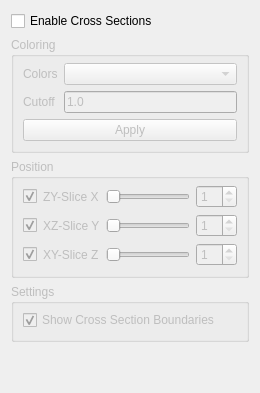
     <widget class="QWidget" name="m_pCrossSectionsTab">
      <attribute name="title">
       <string>Cross Sections</string>
      </attribute>
      <layout class="QVBoxLayout" name="verticalLayout_10">
       <item>
        <widget class="QCheckBox" name="m_pSliceCheckEnable">
         <property name="text">
          <string>Enable Cross Sections</string>
         </property>
         <property name="checked">
          <bool>false</bool>
         </property>
        </widget>
       </item>
       <item>
        <widget class="QWidget" name="m_pSliceControls" native="true">
         <property name="enabled">
          <bool>false</bool>
         </property>
         <layout class="QVBoxLayout" name="verticalLayout_9">
          <property name="margin">
           <number>0</number>
          </property>
          <item>
           <widget class="QGroupBox" name="groupBox_CR_Creation">
            <property name="title">
             <string>Coloring</string>
            </property>
            <layout class="QGridLayout" name="gridLayout_2">
             <property name="topMargin">
              <number>6</number>
             </property>
             <item row="0" column="0">
              <widget class="QLabel" name="TextLabel03">
               <property name="text">
                <string>Colors</string>
               </property>
               <property name="wordWrap">
                <bool>false</bool>
               </property>
              </widget>
             </item>
             <item row="0" column="1">
              <widget class="QComboBox" name="m_pSliceComboColors"/>
             </item>
             <item row="1" column="0">
              <widget class="QLabel" name="TextLabel04">
               <property name="text">
                <string>Cutoff</string>
               </property>
               <property name="wordWrap">
                <bool>false</bool>
               </property>
              </widget>
             </item>
             <item row="1" column="1">
              <widget class="QLineEdit" name="m_pSliceTECutoff">
               <property name="text">
                <string>1.0</string>
               </property>
              </widget>
             </item>
             <item row="2" column="0" colspan="2">
              <widget class="QPushButton" name="m_pSliceButtonApply">
               <property name="text">
                <string>Apply</string>
               </property>
               <property name="default">
                <bool>true</bool>
               </property>
              </widget>
             </item>
            </layout>
           </widget>
          </item>
          <item>
           <widget class="QGroupBox" name="groupBox_CR_Position">
            <property name="title">
             <string>Position</string>
            </property>
            <layout class="QGridLayout" name="gridLayout">
             <property name="topMargin">
              <number>6</number>
             </property>
             <item row="0" column="0">
              <widget class="QCheckBox" name="m_pSliceCheckZY">
               <property name="maximumSize">
                <size>
                 <width>20</width>
                 <height>32767</height>
                </size>
               </property>
               <property name="text">
                <string/>
               </property>
               <property name="checked">
                <bool>true</bool>
               </property>
              </widget>
             </item>
             <item row="0" column="1">
              <widget class="QLabel" name="TextLabel05">
               <property name="text">
                <string>ZY-Slice X</string>
               </property>
               <property name="wordWrap">
                <bool>false</bool>
               </property>
              </widget>
             </item>
             <item row="0" column="2">
              <widget class="QSlider" name="m_pSliderZY">
               <property name="minimum">
                <number>1</number>
               </property>
               <property name="orientation">
                <enum>Qt::Horizontal</enum>
               </property>
              </widget>
             </item>
             <item row="0" column="3">
              <widget class="QSpinBox" name="m_pSliceSpinX">
               <property name="maximumSize">
                <size>
                 <width>50</width>
                 <height>32767</height>
                </size>
               </property>
               <property name="minimum">
                <number>1</number>
               </property>
               <property name="value">
                <number>1</number>
               </property>
              </widget>
             </item>
             <item row="1" column="0">
              <widget class="QCheckBox" name="m_pSliceCheckXZ">
               <property name="text">
                <string/>
               </property>
               <property name="checked">
                <bool>true</bool>
               </property>
              </widget>
             </item>
             <item row="1" column="1">
              <widget class="QLabel" name="TextLabel06">
               <property name="text">
                <string>XZ-Slice Y</string>
               </property>
               <property name="wordWrap">
                <bool>false</bool>
               </property>
              </widget>
             </item>
             <item row="1" column="2">
              <widget class="QSlider" name="m_pSliderXZ">
               <property name="minimum">
                <number>1</number>
               </property>
               <property name="orientation">
                <enum>Qt::Horizontal</enum>
               </property>
              </widget>
             </item>
             <item row="1" column="3">
              <widget class="QSpinBox" name="m_pSliceSpinY">
               <property name="maximumSize">
                <size>
                 <width>50</width>
                 <height>32767</height>
                </size>
               </property>
               <property name="minimum">
                <number>1</number>
               </property>
               <property name="value">
                <number>1</number>
               </property>
              </widget>
             </item>
             <item row="2" column="0">
              <widget class="QCheckBox" name="m_pSliceCheckXY">
               <property name="text">
                <string/>
               </property>
               <property name="checked">
                <bool>true</bool>
               </property>
              </widget>
             </item>
             <item row="2" column="1">
              <widget class="QLabel" name="TextLabel07">
               <property name="text">
                <string>XY-Slice Z</string>
               </property>
               <property name="wordWrap">
                <bool>false</bool>
               </property>
              </widget>
             </item>
             <item row="2" column="2">
              <widget class="QSlider" name="m_pSliderXY">
               <property name="minimum">
                <number>1</number>
               </property>
               <property name="orientation">
                <enum>Qt::Horizontal</enum>
               </property>
              </widget>
             </item>
             <item row="2" column="3">
              <widget class="QSpinBox" name="m_pSliceSpinZ">
               <property name="maximumSize">
                <size>
                 <width>50</width>
                 <height>32767</height>
                </size>
               </property>
               <property name="minimum">
                <number>1</number>
               </property>
               <property name="value">
                <number>1</number>
               </property>
              </widget>
             </item>
            </layout>
           </widget>
          </item>
          <item>
           <widget class="QGroupBox" name="groupBox_CR_Settings">
            <property name="title">
             <string>Settings</string>
            </property>
            <layout class="QVBoxLayout" name="verticalLayout">
             <property name="topMargin">
              <number>6</number>
             </property>
             <item>
              <widget class="QCheckBox" name="m_pSliceCheckBox">
               <property name="text">
                <string>Show Cross Section Boundaries</string>
               </property>
               <property name="checked">
                <bool>true</bool>
               </property>
              </widget>
             </item>
            </layout>
           </widget>
          </item>
         </layout>
        </widget>
       </item>
       <item>
        <spacer name="verticalSpacer">
         <property name="orientation">
          <enum>Qt::Vertical</enum>
         </property>
         <property name="sizeHint" stdset="0">
          <size>
           <width>20</width>
           <height>40</height>
          </size>
         </property>
        </spacer>
       </item>
      </layout>
     </widget>
